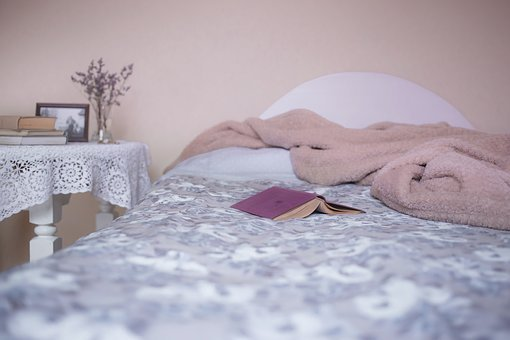
#> input picture dataset/bed_room/bed-1846251__340.jpg, 510 x 340 px; its folder holds only this picture in this run
$ jupyter execute building_a_CNN.ipynb
#> lines starting #> are read from the running program, lines starting #| are printed output that depends on the picture
[cell 1]
import numpy as np
import pandas as pd
import matplotlib.pyplot as plt
import os

dataset_path = os.listdir('dataset')

room_types = os.listdir('dataset')
print(room_types)

print("Types of rooms found: ", len(room_types))

[cell 2]
rooms = []

for item in room_types:
    all_rooms = os.listdir('dataset' + '/' + item)
    for room in all_rooms:
        rooms.append((item, str('dataset' + '/' + item) + '/' + room))
#> pass 2 of the loop `for item in room_types:`:


print(rooms)

[cell 3]
rooms_df = pd.DataFrame(data=rooms, columns=['room type', 'image'])
rooms_df.head()

[cell 4]
rooms_df.tail()

[cell 5]
print("Total number of rooms in the dataset: ", len(rooms_df))

[cell 6]
room_count = rooms_df ['room type'].value_counts()

print("rooms in each category: ")
print(room_count)

[cell 7]
import cv2
path = 'dataset/'

im_size = 60

images = []
labels = []

for i in room_types:
    data_path = path + str(i)
    filenames = [i for i in os.listdir(data_path)]

    for f in filenames:
        img = cv2.imread(data_path + '/' + f)
#> img is the input picture: shape (340, 510, 3); mean B, G, R 179.2, 167.5, 176
        img = cv2.resize(img, (im_size, im_size))
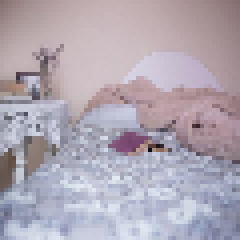
#> img: shape (60, 60, 3) (shown 4 times larger); mean B, G, R 178.9, 167.2, 175.7
        images.append(img)
        labels.append(i)
#> pass 2 of the loop `for i in room_types:`:
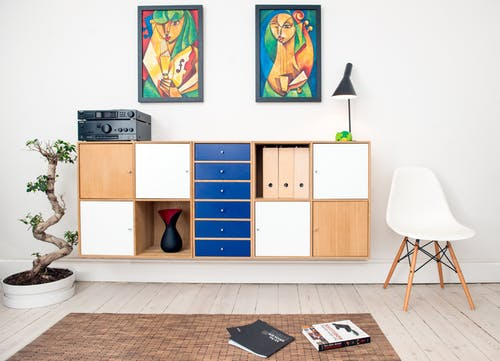
#> input picture dataset/living_room/pexels-photo-245208.jpeg, 500 x 361 px
#> img is the input picture: shape (361, 500, 3); mean B, G, R 190.8, 197.4, 204.8
#> `img = cv2.resize(img, (im_size, im_size))`:
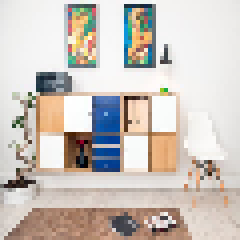
#> img: shape (60, 60, 3) (shown 4 times larger); mean B, G, R 190, 196.5, 204.1

[cell 8]
images  = np.array(images)

images.shape
#> Out = (2, 60, 60, 3)

[cell 9]
images = images.astype('float32')
images.shape
#> Out = (2, 60, 60, 3)

[cell 10]
from sklearn.preprocessing import LabelEncoder, OneHotEncoder

y = rooms_df['room type'].values
print(y[:5])

[cell 11]
y = LabelEncoder().fit_transform(y)
print(y)

[cell 12]
y = y.reshape(-1, 1)
Y = OneHotEncoder().fit_transform(y)
Y.shape

[cell 13]
from sklearn.utils import shuffle
from sklearn.model_selection import train_test_split
images, Y = shuffle(images, Y, random_state=1)

train_x, test_x, train_y, test_y = train_test_split(images, Y, test_size=0.05, random_state=415)

print(train_x.shape)
#| (1, 60, 60, 3)
print(test_x.shape)
#| (1, 60, 60, 3)
print(train_y.shape)
#| (1, 2)
print(test_y.shape)
#| (1, 2)
